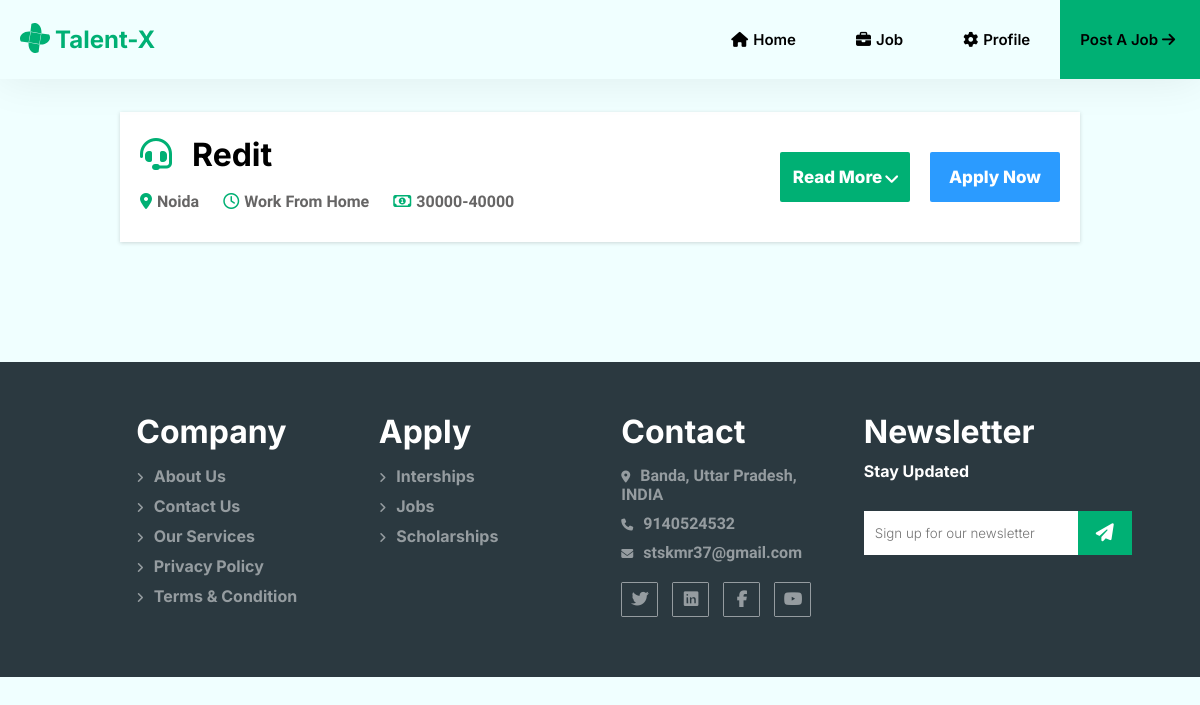
The page /categoryjobshow/customer_job_show/ (signed in) on the database its author committed.
### jobpost/models.py (models this page shows)
class Job(models.Model):
    jobtitle = models.CharField(max_length=50)
    joblocation = models.CharField(max_length=50)
    companyname = models.CharField(max_length=50)
    jobtype = models.CharField(max_length=50)
    industry = models.CharField(max_length=50)
    skills = models.CharField(max_length=50)
    description = models.CharField(max_length=50)
    qualification=models.CharField(max_length=50)
    experience=models.CharField(max_length=30)
    salary=models.CharField(max_length=30)
    url=models.CharField(max_length=30)
    email=models.EmailField()
    linkedin=models.CharField(max_length=30)

### categoryjob/views.py (the view)
# urls.py: path('customer_job_show/', views.customer_job_showing),
def customer_job_showing(request):
  if request.user.is_authenticated:
    customer_jobs = Job.objects.filter(jobtitle='Customer Service')
    return render(request, 'categoryjob/customer.html', {'customer_jobs': customer_jobs})
  else:
     return HttpResponseRedirect('/sign-in/')

### categoryjob/templates/categoryjob/customer.html (shortened to what this page needs)
{% extends 'core/base.html' %}
{% load static %}
{% block css %}
<link rel="stylesheet" href="{% static 'marketing/css/style.css' %}">
{% endblock css %}
{% block joblist %}
<br>
<br>
<br>
<br>
{% for job in customer_jobs %}
            <div class="jobdetail">
                <br>
                <h1> <i class="fa-solid fa-headset""></i>{{ job.companyname }}</h1>
                <br>
                <span><i class="fa-solid fa-location-dot"></i>{{ job.joblocation }}</span>
                <span><i class="fa-regular fa-clock"></i>{{ job.jobtype }}</span>
                <span><i class="fa-regular fa-money-bill-1"></i>{{ job.salary }}</span>
                <div class="btn-container">
                  <button class="readmore">Read More<i class="fa-solid fa-angle-down"></i></button>
                  <button><a href="/applyforjob/apply/" style="text-decoration:none; color:#fff">Apply Now</a></button>
                </div>
            </div>
{% endfor %}
{% endblock joblist %}

### core/static/core/css/style.css (style rules this page uses)
* { margin: 0; padding: 0; box-sizing: border-box; }
body { overflow-x: hidden; background-color: azure; }

### marketing/static/marketing/css/style.css (style rules this page uses)
.jobdetail { background-color: #fff; height:130px; width:80vw; margin:40px auto; box-shadow: 0 0 45px rgba(0, 0, 0, .08); position: relative; box-shadow: rgba(0, 0, 0, 0.16) 0px 1px 4px; transition:all 1s ease 0s; overflow-x: auto; }
.jobdetail h1 { margin-left:20px; margin-top:5px; font-family: 'inter'; }
.jobdetail i { color:#00B074; margin-right:20px; }
.jobdetail span { margin-left:20px; font-family: 'heebo'; font-weight: 700; color:#666565; }
.jobdetail span i { margin-right:5px; color:#00B074 }
.jobdetail .btn-container { display: flex; gap:20px; position: absolute; top:0px; right:0px; margin-right:20px; transform: translateY(40px); }
.jobdetail .btn-container button { height:50px; width:130px; text-align: center; border:none; background-color: #00B074; border-radius: 2px; color:#fff; font-family: 'inter'; font-weight: 800; font-size: 17px; transition: all 1s ease 0s; }
.jobdetail .btn-container button:nth-child(2) { background-color: #2b9bff; }
.jobdetail .btn-container button i { color:#fff; margin:0; position: relative; top:2.5px; left:2px; }

### rows shown on the page
Job: companyname "Redit", joblocation "Noida", jobtype "Work From Home", salary "30000-40000"
